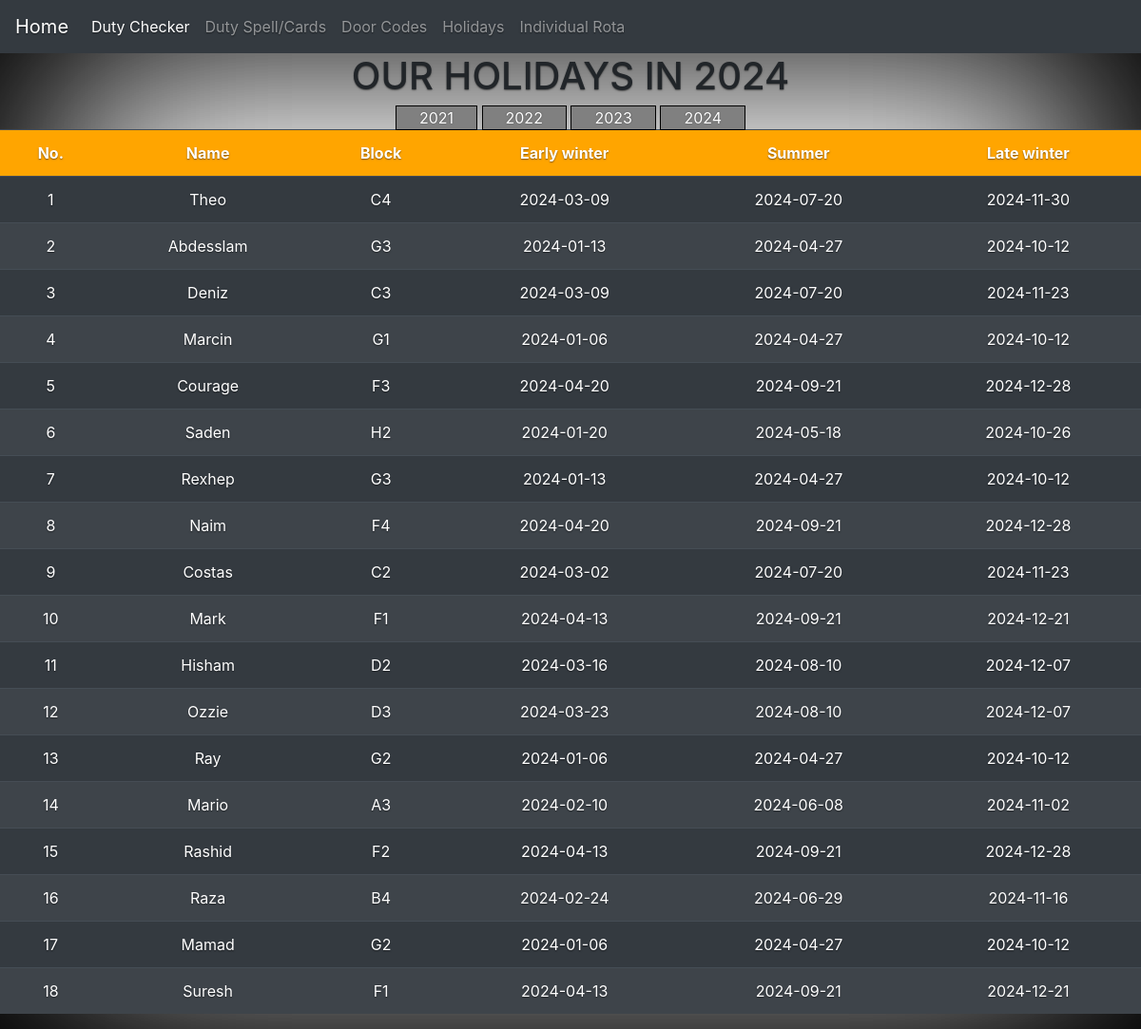
The page /holidays/2024 on the database its author committed.
### tables this page shows
CREATE TABLE "drivers" (
	"rota_line"	INTEGER UNIQUE,
	"first"	TEXT,
	"last"	TEXT,
	"hol_block"	TEXT,
	PRIMARY KEY("rota_line"),
	FOREIGN KEY("hol_block") REFERENCES "early_winter"("block")
);

CREATE TABLE "early_winter" (
	"block"	TEXT,
	"2021"	NUMERIC,
	"2022"	NUMERIC,
	"2023"	NUMERIC,
	"2024"	NUMERIC,
	"summer_id"	TEXT,
	FOREIGN KEY("block") REFERENCES "late_winter"("block"),
	FOREIGN KEY("summer_id") REFERENCES "summer"("block"),
	PRIMARY KEY("block")
);

### flask_app.py (the view)
@app.route("/holidays/<year>")
def holidays(year):
    if year not in ('2021', '2022', '2023', '2024'):
        year = '2021'
    year = str(year)
    early = f"e.'{year}'"
    summer = f"s.'{year}'"
    late = f"l.'{year}'"
    c.execute(f'''SELECT d.rota_line, d.first, e.block, {early}, {summer}, {late}
    			 FROM early_winter AS e INNER JOIN summer AS s ON s.block = e.summer_id
    			 INNER JOIN late_winter AS l ON l.block = e.block
                 JOIN drivers AS d ON d.hol_block = e.block
    			 ORDER BY d.rota_line''')
    datas = c.fetchall()
    return render_template("holidays.html", datas=datas, year=year)

### templates/holidays.html
{% extends "layout.html" %}
{% block content %}
<div class="subpage">
 <h1>OUR HOLIDAYS IN {{ year }}</h1>
    <span>
        <a href="/holidays/2021">2021</a>
        <a href="/holidays/2022">2022</a>
        <a href="/holidays/2023">2023</a>
        <a href="/holidays/2024">2024</a>
    </span>
    <div class="table-responsive">
    <table class="table table-striped table-dark">
        <tr id="code-hol-head">
            <th>No.</th>
            <th>Name</th>
            <th>Block</th>
            <th>Early winter</th>
            <th>Summer</th>
            <th>Late winter</th>
        </tr>
        {% for i in range(0, 18)%}
        <tr>
            <td>{{ datas[i][0] }}</td>
            <td>{{ datas[i][1] }}</td>
            <td>{{ datas[i][2] }}</td>
            <td>{{ datas[i][3] }}</td>
            <td>{{ datas[i][4] }}</td>
            <td>{{ datas[i][5] }}</td>
        </tr>
        {% endfor %}
    </table>
    </div>
</div>
{% endblock content %}

### static/css/style.css (style rules this page uses)
html, body { text-align: center; text-shadow: 0 .05rem .1rem rgba(0, 0, 0, .5); box-shadow: inset 0 0 20rem rgba(0, 0, 0, 1); }
.subpage { text-align: center; }
div.subpage a { background-color: grey; color: white; padding: .1em 1.5em; text-decoration: none; border: .05rem solid black; }
#code-hol-head { background-color: orange; }

### rows shown on the page
drivers: rota_line "1", first "Theo"
early_winter: block "C4"
drivers: rota_line "2", first "Abdesslam"
early_winter: block "G3" "G3"
drivers: rota_line "3", first "Deniz"
early_winter: block "C3"
drivers: rota_line "4", first "Marcin"
early_winter: block "G1"
drivers: rota_line "5", first "Courage"
early_winter: block "F3"
drivers: rota_line "6", first "Saden"
early_winter: block "H2"
drivers: rota_line "7", first "Rexhep"
drivers: rota_line "8", first "Naim"
early_winter: block "F4"
drivers: rota_line "9", first "Costas"
early_winter: block "C2"
drivers: rota_line "10", first "Mark"
early_winter: block "F1" "F1"
drivers: rota_line "11", first "Hisham"
early_winter: block "D2"
drivers: rota_line "12", first "Ozzie"
early_winter: block "D3"
drivers: rota_line "13", first "Ray"
early_winter: block "G2" "G2"
drivers: rota_line "14", first "Mario"
early_winter: block "A3"
drivers: rota_line "15", first "Rashid"
early_winter: block "F2"
drivers: rota_line "16", first "Raza"
early_winter: block "B4"
drivers: rota_line "17", first "Mamad"
drivers: rota_line "18", first "Suresh"

### other values the page prints
{{ year }} "2024"
{{ datas[i][3] }} "2024-03-09" "2024-01-13" "2024-03-09" "2024-01-06" "2024-04-20" "2024-01-20" "2024-01-13" "2024-04-20" "2024-03-02" "2024-04-13" "2024-03-16" "2024-03-23" "2024-01-06" "2024-02-10" "2024-04-13" "2024-02-24" "2024-01-06" "2024-04-13"
{{ datas[i][4] }} "2024-07-20" "2024-04-27" "2024-07-20" "2024-04-27" "2024-09-21" "2024-05-18" "2024-04-27" "2024-09-21" "2024-07-20" "2024-09-21" "2024-08-10" "2024-08-10" "2024-04-27" "2024-06-08" "2024-09-21" "2024-06-29" "2024-04-27" "2024-09-21"
{{ datas[i][5] }} "2024-11-30" "2024-10-12" "2024-11-23" "2024-10-12" "2024-12-28" "2024-10-26" "2024-10-12" "2024-12-28" "2024-11-23" "2024-12-21" "2024-12-07" "2024-12-07" "2024-10-12" "2024-11-02" "2024-12-28" "2024-11-16" "2024-10-12" "2024-12-21"
